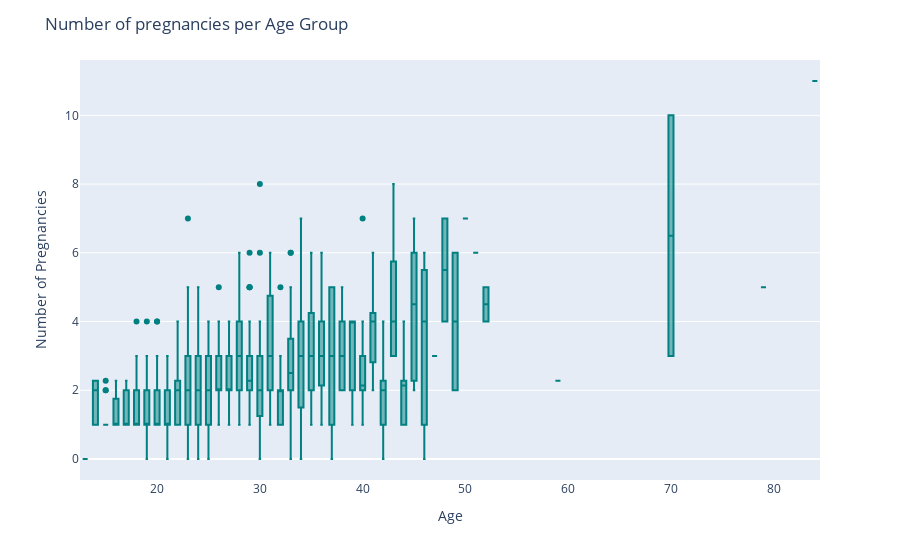

The code cell stored with this chart in its notebook:
### Markdown cell above
### Pregnancy Distribution by Age

### Code cell
age_preg_bar = px.box(cancer_df.sort_values(by="Age",ascending=True), x="Age", y="Num of pregnancies",
                      color_discrete_sequence=["teal"], points="outliers",
                      category_orders=["Teenager", "Twenties", "Thirties", "Forties", "Fifties",
                                       "Seventy and over"])
age_preg_bar.update_xaxes(title="Age")
age_preg_bar.update_yaxes(title="Number of Pregnancies")
age_preg_bar.update_layout(title="Number of pregnancies per Age Group")
age_preg_bar.show()

### Figure 1 — Plotly figure (JSON) as saved in the notebook; plotly's stock layout.template omitted (floating-point values rounded to 4 significant figures; data arrays with more than 128 entries replaced by an {"elided": "..."} marker saying what was removed)
{"data": [{"alignmentgroup": "True", "boxpoints": "outliers", "hovertemplate": "Age=%{x}<br>Num of pregnancies=%{y}<extra></extra>", "legendgroup": "", "marker": {"color": "teal"}, "name": "", "notched": false, "offsetgroup": "", "orientation": "v", "showlegend": false, "type": "box", "x": {"elided": "858 int values"}, "x0": " ", "xaxis": "x", "y": {"elided": "858 float values"}, "y0": " ", "yaxis": "y"}], "layout": {"autosize": true, "boxmode": "group", "legend": {"tracegroupgap": 0}, "margin": {"t": 60}, "title": {"text": "Number of pregnancies per Age Group"}, "xaxis": {"anchor": "y", "autorange": true, "domain": [0, 1], "range": [12.5, 84.5], "title": {"text": "Age"}, "type": "linear"}, "yaxis": {"anchor": "x", "autorange": true, "domain": [0, 1], "range": [-0.6111, 11.61], "title": {"text": "Number of Pregnancies"}, "type": "linear"}}}
